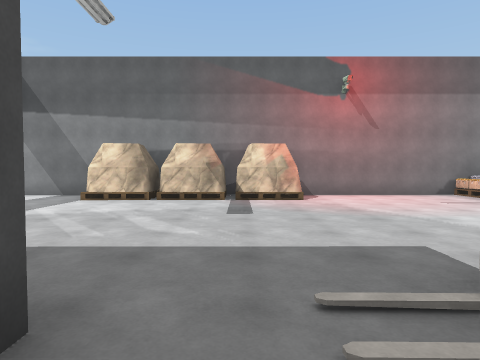
[1] (above)

24 first-person views from a walk through a Unity game level. The camera is 1.5 m above the floor, tilts 2° down and sees 75° across. Doors are open. The floor is counted in squares, 2 m on a side. Each view is taken from the middle of a square. On the plan, view 1 faces up. The plan holds only what a view shows up to about 10 squares ahead; the rest is blank. The place goes on beyond the plan. The player character is not drawn. Some animated figures are left out. Some surface patterns are stand-ins.

[2]
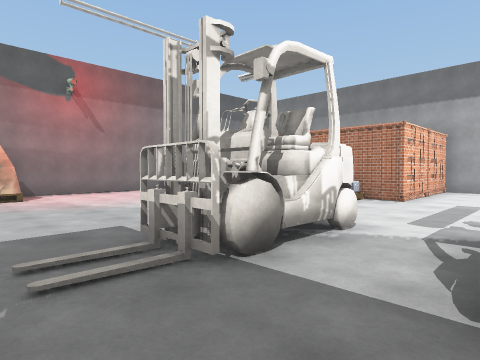

[3]
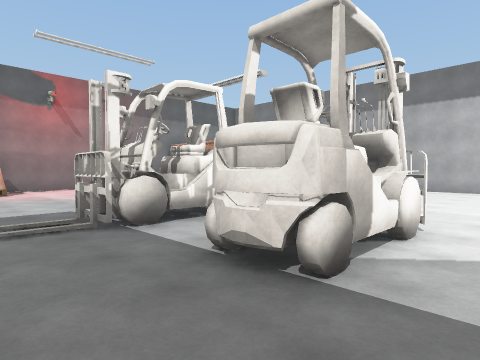

[4]
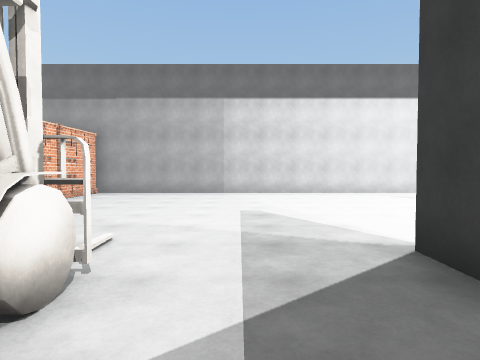

[5]
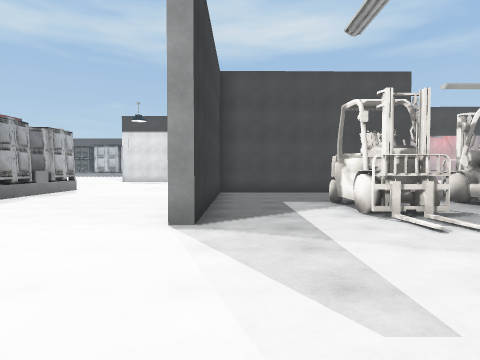

[6]
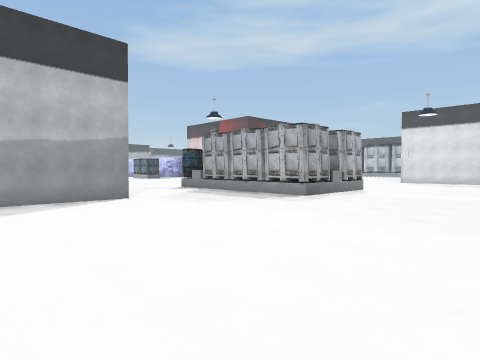

[7]
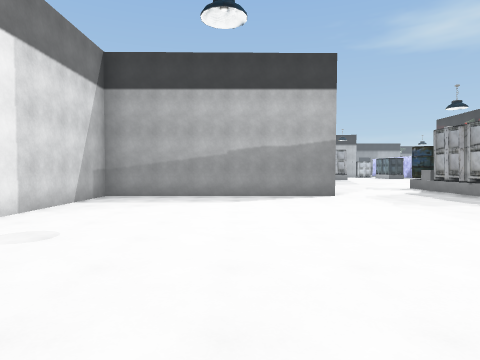

[8]
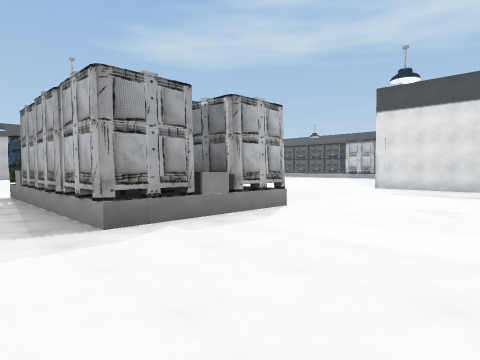

[9]
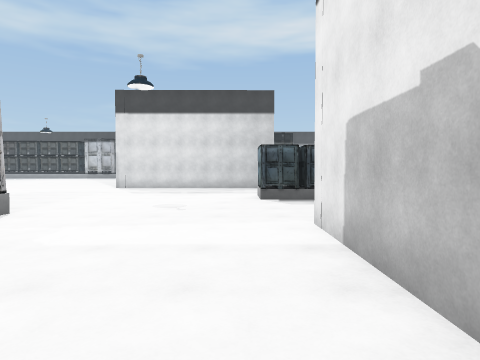

[10]
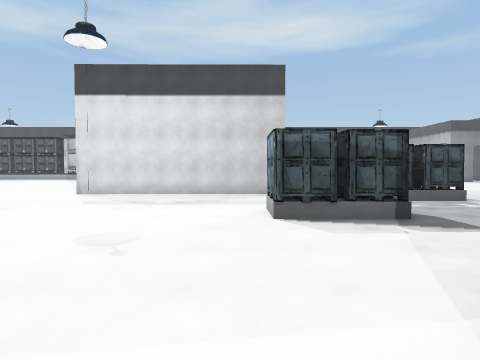

[11]
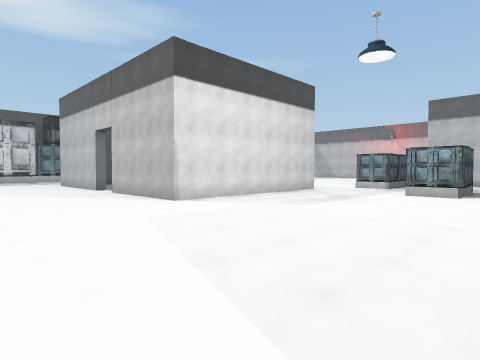

[12]
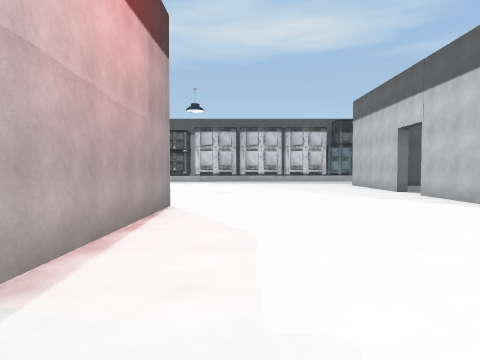

[13]
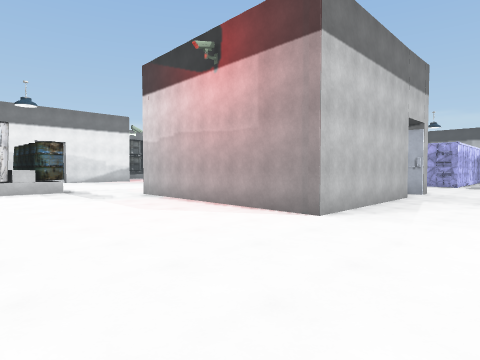

[14]
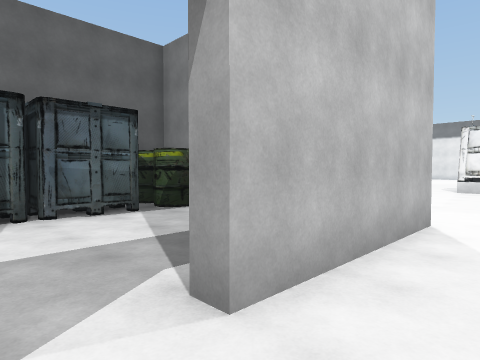

[15]
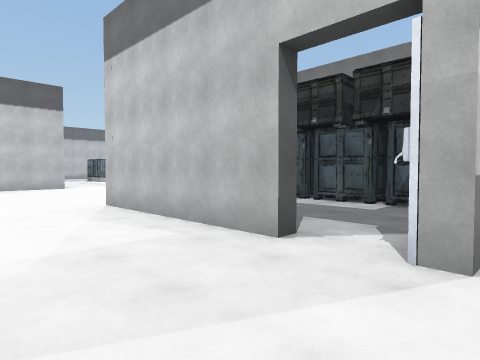

[16]
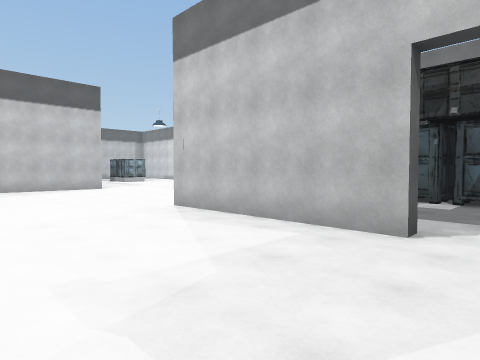

[17]
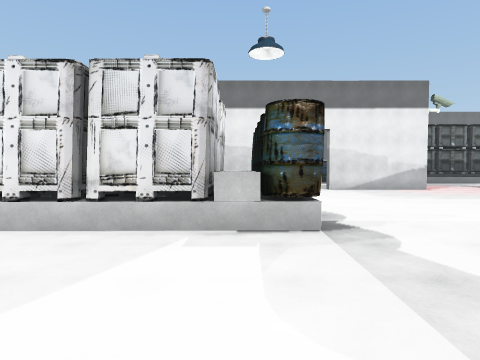

[18]
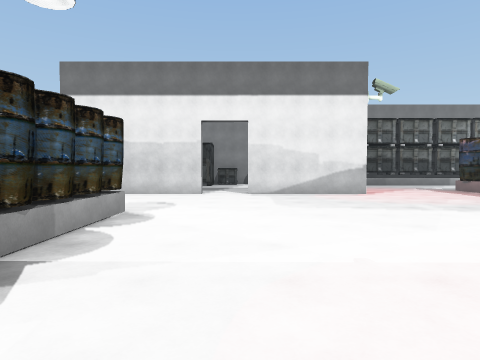

[19]
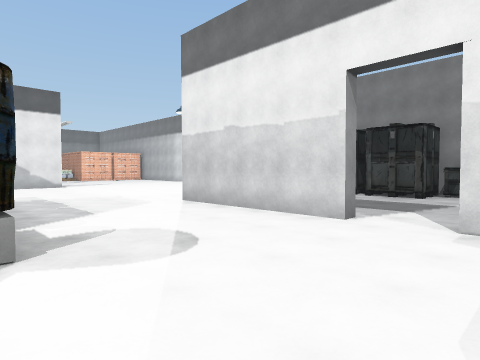

[20]
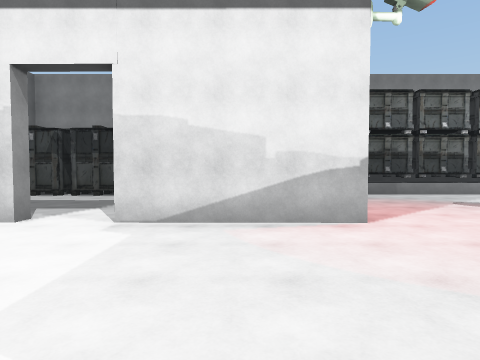

[21]
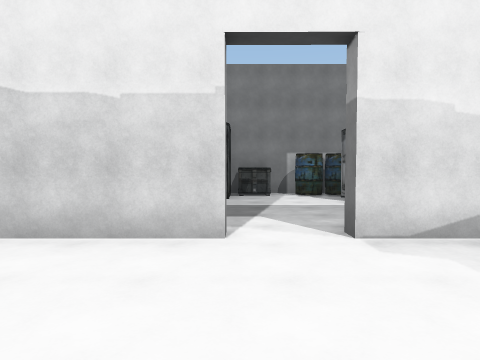

[22]
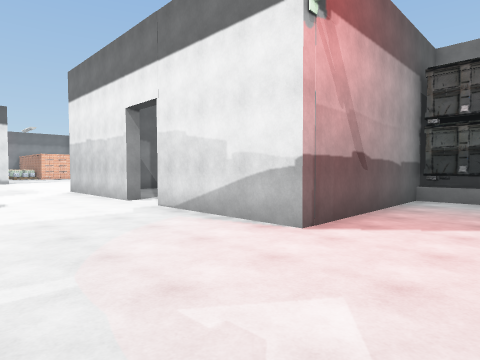

[23]
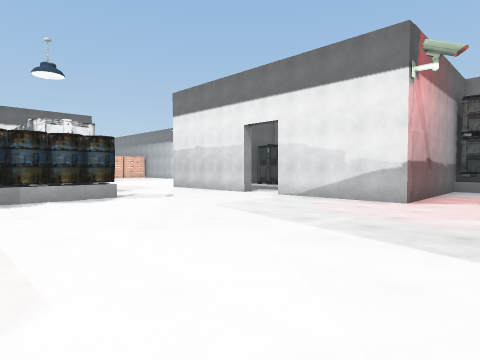

[24]
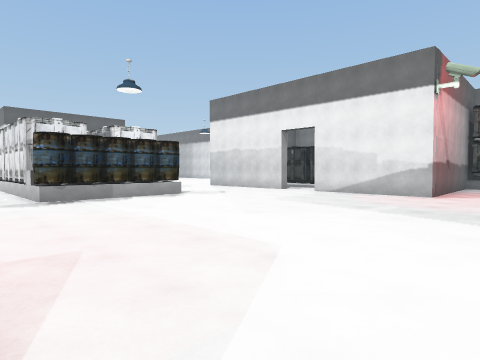

### Floor plan
Points are (right, up) in squares from view 1. A wall is a line through its corners. A room is listed if a view was taken in it or the views show most of it. See-through windows are left out.
Room 1 (views 1, 2, 3, 4, 5, 6, 7, 8, 9, 10, 11, 12, 13, 14, 15, 16, 17, 18, 19, 20, 21, 22, 23, 24)
walls: (-0.5, -9.9) (0.6, -9.9); (1.8, -5) (-1.3, -5); (-1, -0.9) (-0.9, -4.6) (4.8, -4.6) (4.9, -5); (-9.4, -5.2) (-9.3, -10.9) (-12.9, -10.8); (5.8, -16.8) (5.4, -16.8) (5.4, -12.7) (11.7, -12.7) (11.7, 1.4) (7.7, 1.4) (7.7, 2.7); (-10.3, -22) (-10.4, -17.4) (-4.3, -17.6); (0, 9.1) (-0.5, 9.1); (11.7, -19.8) (11.7, -16.5); (-4.4, 9.1) (-6.4, 9.1); (10.2, -21.7) (5.3, -21.8) (5.4, -18.2) (5.7, -18.2); (-10.3, -23.7) (-10.3, -23.2); (5.5, 9.1) (1.5, 9.1); (11.7, -22.8) (11.7, -21.6)
low walls: (1.5, -12.4) (1.5, -13.5); (-2.3, -13.6) (-2.3, -12.5); (10.2, -22.6) (10.2, -21.7)
ways out: open door at (6, -17); gap at (-13, -11); gap at (-10, -22)
objects: other object (-10, -5); other object (-8, -2); other object (-8, -1); other object (-6, -23) to (-5, -22); other object (-6, -21) to (-5, -20); other object (-6, -20) to (-5, -19); other object (-6, -5) to (-5, -5); other object (-6, -4) to (-5, -4); other object (-3, 8) to (-2, 8); other object (-2, -16) to (-2, -15); other object (-2, -14) to (-1, -14); other object (-2, -12) to (-1, -12); other object (-2, -11) to (-1, -10); other object (-1, -16) to (-1, -15); other object (-1, 8); other object (0, -16) to (0, -15); other object (0, -14) to (1, -14); other object (0, -11) to (1, -10); other object (0, 8) to (1, 8); other object (1, -16) to (1, -15); other object (1, -12) to (1, -11); other object (2, -2) to (4, -1); other object (2, 1) to (4, 2); other object (6, 9); other object (7, 3); other object (7, 9); other object (9, -21) to (10, -20); other object (10, -24) to (11, -24); other object (10, -23) to (11, -22); other object (10, -16) to (11, -16); other object (10, -15) to (11, -14); other object (11, -20); other object (11, -19); other object (11, -17)

Positions as (right, up) in squares from view 1, and headings:
1: (0, 0), facing up
2: (0, -1), facing up-right
3: (0, -3), facing up-right
4: (2, -3), facing right
5: (9, -4), facing left
6: (9, -5), facing down-left
7: (8, -4), facing down
8: (3, -6), facing down-left
9: (3, -6), facing left
10: (0, -6), facing left
11: (-3, -15), facing up-left
12: (-4, -16), facing left
13: (-13, -13), facing down-right
14: (-14, -12), facing up-right
15: (-13, -24), facing up-right
16: (-14, -23), facing up-right
17: (-6, -15), facing right
18: (-4, -18), facing right
19: (1, -19), facing up-right
20: (1, -20), facing right
21: (2, -17), facing right
22: (2, -24), facing up-right
23: (-2, -24), facing up-right
24: (-4, -24), facing up-right
